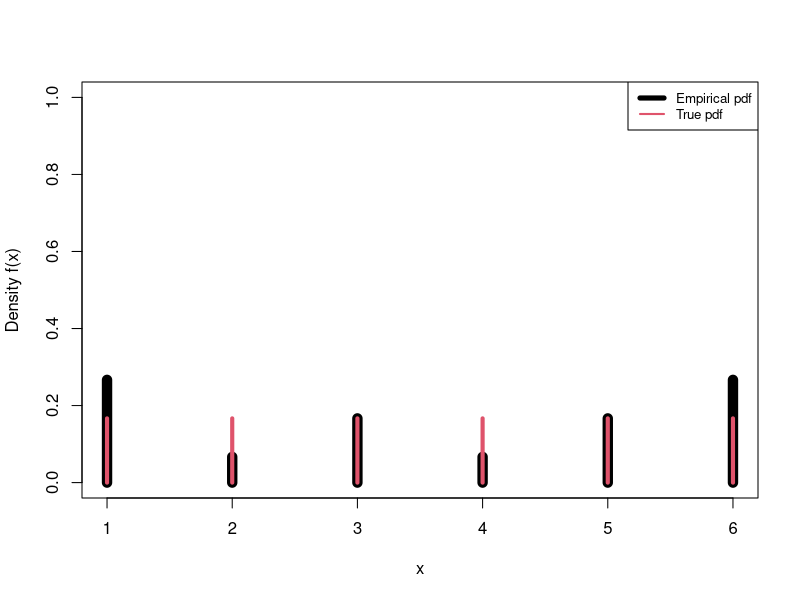
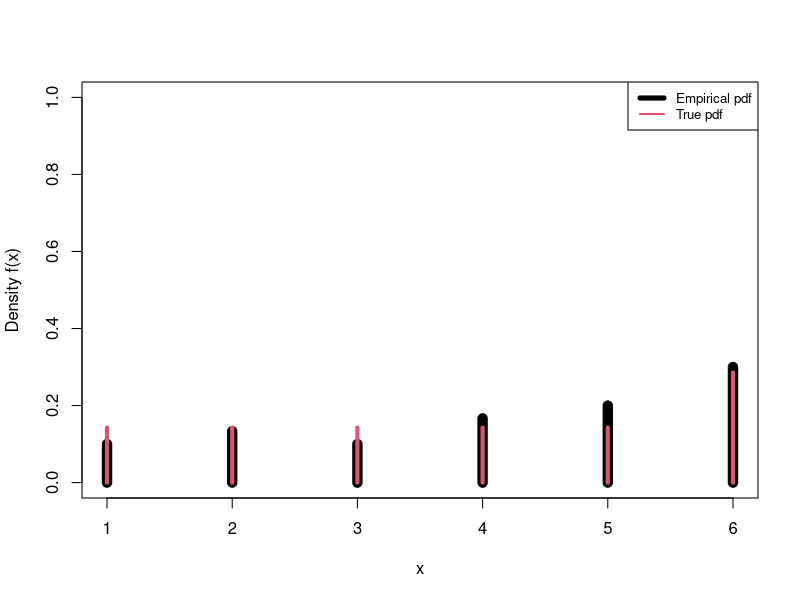

Generate these figures, in order, with R:
######################################
##### Repeat: Sample variance ########
######################################
x <- c(168,170,180,172,182,181)
#x1 <- c(3,4,1,2)
var_x <- sum((x-mean(x))^2) / (length(x)-1)
var(x)


#####################
### A random draw ###
#####################
# Set random seed ensuring that the random outcome is reproducible
set.seed(1)

# One random draw from (1,2,3,4,5,6) 
# with equal probability for each outcome
sample(1:6, size = 1)


##################################
### Empirical density function ###
### 'Fair dice' example        ###
##################################
# Set random seed ensuring that the random outcome is reproducible
set.seed(2)

# Number of simulated realizations (sample size)
n <- 30

# n independent random draws from the set (1,2,3,4,5,6) 
# with equal probability of each outcome
xFair <- sample(1:6, size = n, replace = TRUE)
xFair

# Count number of each outcome using the 'table' function
table(xFair)

# Plot the empirical pdf
plot(table(xFair)/n, lwd = 10, ylim = c(0,1), xlab = "x", 
     ylab = "Density f(x)")
# Add the true pdf to the plot
lines(rep(1/6,6), lwd = 4, type = "h", col = 2)
# Add a legend to the plot
legend("topright", c("Empirical pdf","True pdf"), lty = 1, col = c(1,2), 
       lwd = c(5, 2), cex = 0.8)


##################################
### Empirical density function ###
### 'Unfair dice' example      ###
##################################
# Set random seed ensuring that the random outcome is reproducible
set.seed(3)

# Number of simulated realizations (sample size)
n <- 30

# n independent random draws from the set (1,2,3,4,5,6) 
# with higher probability of getting a six
xUnfair <- sample(1:6, size = n, replace = TRUE, prob = c(rep(1/7,5),2/7))
xUnfair

# Plot the empirical pdf
plot(table(xUnfair)/n, lwd = 10, ylim = c(0,1), xlab = "x", 
     ylab = "Density f(x)")
# Add the true pdf to the plot
lines(c(rep(1/7,5),2/7), lwd = 4, type = "h", col = 2)
# Add a legend to the plot
legend("topright", c("Empirical pdf","True pdf"), lty = 1, col = c(1,2), 
       lwd = c(5, 2), cex = 0.8)


###############################################
### Simulating from a binomial distribution ###
###############################################
# Set random seed ensuring that the random outcome is reproducible
set.seed(4)

## Probability of success
p <- 0.1

## Number of repetitions
nRepeat <- 30

## Simulate Bernoulli experiment 'nRepeat' times
tmp <- sample(c(0,1), size = nRepeat, prob = c(1-p,p), replace = TRUE)

# Compute 'x'
sum(tmp)

## Or: Use the binomial distribution simulation function 
rbinom(1, size = 30, prob = p)


########################################################
### Example: Simulating number of six'es (fair dice) ###
########################################################
# Set random seed ensuring that the random outcome is reproducible
set.seed(5)

# Number of simulated realizations (sample size)
n <- 30

# n independent random draws from the set (1,2,3,4,5,6) 
# with equal probability for each outcome
xFair <- sample(1:6, size = n, replace = TRUE)

# Count the number of six'es
sum(xFair == 6)

## Do the same using 'rbinom()' instead
rbinom(n = 1, size = 30, prob = 1/6)


#################################
### Example: The binomial cdf ###
#################################
pbinom(q = 5, size = 10, prob = 0.6)
# Get help with:
?pbinom


###########################
### Example 1           ###
###########################
# Probability that all six errors are corrected within the same day
0.7^6
dbinom(x = 6, size = 6, prob = 0.7)


###########################
### Example 2           ###
###########################
# The probability that at least one of them has scratches
n <- 3
N <- 10
a <- 2
x <- 0
1 - choose(a,x)*choose(N-a,n-x)/choose(N,n)
1 - dhyper(x = x, m = a, n = N-a, k = n)


###########################
### Example 3           ###
###########################
# Probability of getting at most two patients per day
ppois(2, 0.3)

# Probability of getting at most 1 patient in three days
# You can simply scale lambda to 0.9 patients / 3 days
ppois(1, 0.9)


###########################
### Sample mean         ###
### 'Fair dice' example ###
###########################
# Set random seed ensuring that random outcome is reproducible
set.seed(6)

# Number of simulated realizations (sample size)
n <- 30

# Sample independently from the set (1,2,3,4,5,6)
# with equal probability of outcomes
xFair <- sample(1:6, size = n, replace = TRUE)

# Compute the sample mean
mean(xFair)


###########################
### Sample variance     ###
### 'Fair dice' example ###
###########################
# Set random seed ensuring that random outcome is reproducible
set.seed(7)

# Number of simulated realizations (sample size)
n <- 30

# Sample independently from the set (1,2,3,4,5,6)
# with equal probability of outcomes
xFair <- sample(1:6, size = n, replace = TRUE)

# Compute the sample variance
var(xFair)

